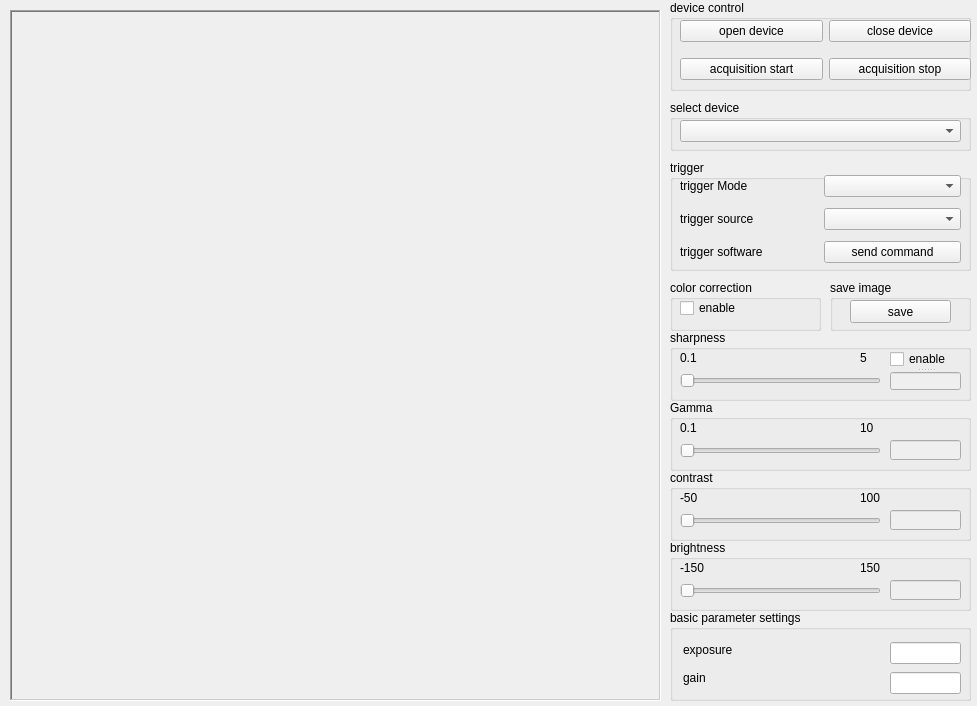
<?xml version="1.0" encoding="UTF-8"?>
<ui version="4.0">
 <class>ImageProcessDlg</class>
 <widget class="QWidget" name="ImageProcessDlg">
  <property name="geometry">
   <rect>
    <x>0</x>
    <y>0</y>
    <width>977</width>
    <height>706</height>
   </rect>
  </property>
  <property name="windowTitle">
   <string>ImageProcess</string>
  </property>
  <property name="styleSheet">
   <string notr="true"/>
  </property>
  <widget class="QGroupBox" name="groupBox">
   <property name="geometry">
    <rect>
     <x>670</x>
     <y>0</y>
     <width>301</width>
     <height>91</height>
    </rect>
   </property>
   <property name="title">
    <string>device control</string>
   </property>
   <widget class="QWidget" name="layoutWidget">
    <property name="geometry">
     <rect>
      <x>10</x>
      <y>10</y>
      <width>291</width>
      <height>81</height>
     </rect>
    </property>
    <layout class="QGridLayout" name="gridLayout">
     <item row="0" column="0">
      <widget class="QPushButton" name="open_device_btn">
       <property name="text">
        <string>open device</string>
       </property>
      </widget>
     </item>
     <item row="0" column="1">
      <widget class="QPushButton" name="close_device_btn">
       <property name="text">
        <string>close device</string>
       </property>
      </widget>
     </item>
     <item row="1" column="0">
      <widget class="QPushButton" name="acquisition_start_btn">
       <property name="text">
        <string>acquisition start</string>
       </property>
      </widget>
     </item>
     <item row="1" column="1">
      <widget class="QPushButton" name="acquisition_stop_btn">
       <property name="text">
        <string>acquisition stop</string>
       </property>
      </widget>
     </item>
    </layout>
   </widget>
  </widget>
  <widget class="QGroupBox" name="groupBox_2">
   <property name="geometry">
    <rect>
     <x>670</x>
     <y>100</y>
     <width>301</width>
     <height>51</height>
    </rect>
   </property>
   <property name="title">
    <string>select device</string>
   </property>
   <widget class="QComboBox" name="device_list_box">
    <property name="geometry">
     <rect>
      <x>10</x>
      <y>20</y>
      <width>281</width>
      <height>22</height>
     </rect>
    </property>
   </widget>
  </widget>
  <widget class="QGroupBox" name="groupBox_3">
   <property name="geometry">
    <rect>
     <x>670</x>
     <y>160</y>
     <width>301</width>
     <height>111</height>
    </rect>
   </property>
   <property name="title">
    <string>trigger</string>
   </property>
   <widget class="QWidget" name="layoutWidget">
    <property name="geometry">
     <rect>
      <x>10</x>
      <y>10</y>
      <width>281</width>
      <height>99</height>
     </rect>
    </property>
    <layout class="QGridLayout" name="gridLayout_2">
     <item row="0" column="0">
      <layout class="QHBoxLayout" name="horizontalLayout">
       <item>
        <widget class="QLabel" name="label">
         <property name="text">
          <string>trigger Mode</string>
         </property>
        </widget>
       </item>
       <item>
        <widget class="QComboBox" name="trigger_mode_box"/>
       </item>
      </layout>
     </item>
     <item row="2" column="0">
      <layout class="QHBoxLayout" name="horizontalLayout_2">
       <item>
        <widget class="QLabel" name="label_2">
         <property name="text">
          <string>trigger software</string>
         </property>
        </widget>
       </item>
       <item>
        <widget class="QPushButton" name="trigger_software_btn">
         <property name="text">
          <string>send command</string>
         </property>
        </widget>
       </item>
      </layout>
     </item>
     <item row="1" column="0">
      <layout class="QHBoxLayout" name="horizontalLayout_3">
       <item>
        <widget class="QLabel" name="label_3">
         <property name="text">
          <string>trigger source</string>
         </property>
        </widget>
       </item>
       <item>
        <widget class="QComboBox" name="trigger_source_box"/>
       </item>
      </layout>
     </item>
    </layout>
   </widget>
  </widget>
  <widget class="QGroupBox" name="groupBox_4">
   <property name="geometry">
    <rect>
     <x>670</x>
     <y>280</y>
     <width>151</width>
     <height>51</height>
    </rect>
   </property>
   <property name="title">
    <string>color correction</string>
   </property>
   <widget class="QCheckBox" name="color_box">
    <property name="geometry">
     <rect>
      <x>10</x>
      <y>20</y>
      <width>91</width>
      <height>16</height>
     </rect>
    </property>
    <property name="text">
     <string>enable</string>
    </property>
   </widget>
  </widget>
  <widget class="QGroupBox" name="groupBox_5">
   <property name="geometry">
    <rect>
     <x>670</x>
     <y>330</y>
     <width>301</width>
     <height>71</height>
    </rect>
   </property>
   <property name="title">
    <string>sharpness</string>
   </property>
   <widget class="QSlider" name="sharpness_slider">
    <property name="geometry">
     <rect>
      <x>10</x>
      <y>40</y>
      <width>201</width>
      <height>22</height>
     </rect>
    </property>
    <property name="orientation">
     <enum>Qt::Horizontal</enum>
    </property>
   </widget>
   <widget class="QSplitter" name="splitter">
    <property name="geometry">
     <rect>
      <x>220</x>
      <y>20</y>
      <width>71</width>
      <height>41</height>
     </rect>
    </property>
    <property name="orientation">
     <enum>Qt::Vertical</enum>
    </property>
    <widget class="QCheckBox" name="sharpness_box">
     <property name="text">
      <string>enable</string>
     </property>
    </widget>
    <widget class="QLineEdit" name="sharpness_edit">
     <property name="enabled">
      <bool>false</bool>
     </property>
     <property name="dragEnabled">
      <bool>false</bool>
     </property>
     <property name="readOnly">
      <bool>true</bool>
     </property>
     <property name="clearButtonEnabled">
      <bool>false</bool>
     </property>
    </widget>
   </widget>
   <widget class="QLabel" name="label_6">
    <property name="geometry">
     <rect>
      <x>10</x>
      <y>20</y>
      <width>21</width>
      <height>16</height>
     </rect>
    </property>
    <property name="text">
     <string>0.1</string>
    </property>
   </widget>
   <widget class="QLabel" name="label_7">
    <property name="geometry">
     <rect>
      <x>190</x>
      <y>20</y>
      <width>16</width>
      <height>16</height>
     </rect>
    </property>
    <property name="text">
     <string>5</string>
    </property>
   </widget>
  </widget>
  <widget class="QGroupBox" name="groupBox_6">
   <property name="geometry">
    <rect>
     <x>670</x>
     <y>400</y>
     <width>301</width>
     <height>71</height>
    </rect>
   </property>
   <property name="title">
    <string>Gamma</string>
   </property>
   <widget class="QSlider" name="gamma_slider">
    <property name="geometry">
     <rect>
      <x>10</x>
      <y>40</y>
      <width>201</width>
      <height>22</height>
     </rect>
    </property>
    <property name="orientation">
     <enum>Qt::Horizontal</enum>
    </property>
   </widget>
   <widget class="QLineEdit" name="gamma_edit">
    <property name="enabled">
     <bool>false</bool>
    </property>
    <property name="geometry">
     <rect>
      <x>220</x>
      <y>40</y>
      <width>71</width>
      <height>20</height>
     </rect>
    </property>
    <property name="readOnly">
     <bool>true</bool>
    </property>
   </widget>
   <widget class="QLabel" name="label_8">
    <property name="geometry">
     <rect>
      <x>10</x>
      <y>20</y>
      <width>21</width>
      <height>16</height>
     </rect>
    </property>
    <property name="text">
     <string>0.1</string>
    </property>
   </widget>
   <widget class="QLabel" name="label_9">
    <property name="geometry">
     <rect>
      <x>190</x>
      <y>20</y>
      <width>16</width>
      <height>16</height>
     </rect>
    </property>
    <property name="text">
     <string>10</string>
    </property>
   </widget>
  </widget>
  <widget class="QGroupBox" name="objContrastBox">
   <property name="geometry">
    <rect>
     <x>670</x>
     <y>470</y>
     <width>301</width>
     <height>71</height>
    </rect>
   </property>
   <property name="title">
    <string>contrast</string>
   </property>
   <widget class="QSlider" name="contrast_slider">
    <property name="geometry">
     <rect>
      <x>10</x>
      <y>40</y>
      <width>201</width>
      <height>22</height>
     </rect>
    </property>
    <property name="orientation">
     <enum>Qt::Horizontal</enum>
    </property>
   </widget>
   <widget class="QLineEdit" name="contrast_edit">
    <property name="enabled">
     <bool>false</bool>
    </property>
    <property name="geometry">
     <rect>
      <x>220</x>
      <y>40</y>
      <width>71</width>
      <height>20</height>
     </rect>
    </property>
    <property name="readOnly">
     <bool>true</bool>
    </property>
   </widget>
   <widget class="QLabel" name="label_10">
    <property name="geometry">
     <rect>
      <x>10</x>
      <y>20</y>
      <width>31</width>
      <height>16</height>
     </rect>
    </property>
    <property name="text">
     <string>-50</string>
    </property>
   </widget>
   <widget class="QLabel" name="label_11">
    <property name="geometry">
     <rect>
      <x>190</x>
      <y>20</y>
      <width>31</width>
      <height>16</height>
     </rect>
    </property>
    <property name="text">
     <string>100</string>
    </property>
   </widget>
  </widget>
  <widget class="QGroupBox" name="groupBox_8">
   <property name="geometry">
    <rect>
     <x>670</x>
     <y>540</y>
     <width>301</width>
     <height>71</height>
    </rect>
   </property>
   <property name="title">
    <string>brightness</string>
   </property>
   <widget class="QSlider" name="lightness_slider">
    <property name="geometry">
     <rect>
      <x>10</x>
      <y>40</y>
      <width>201</width>
      <height>22</height>
     </rect>
    </property>
    <property name="orientation">
     <enum>Qt::Horizontal</enum>
    </property>
   </widget>
   <widget class="QLineEdit" name="lightness_edit">
    <property name="enabled">
     <bool>false</bool>
    </property>
    <property name="geometry">
     <rect>
      <x>220</x>
      <y>40</y>
      <width>71</width>
      <height>20</height>
     </rect>
    </property>
    <property name="readOnly">
     <bool>true</bool>
    </property>
   </widget>
   <widget class="QLabel" name="label_12">
    <property name="geometry">
     <rect>
      <x>10</x>
      <y>20</y>
      <width>31</width>
      <height>16</height>
     </rect>
    </property>
    <property name="text">
     <string>-150</string>
    </property>
   </widget>
   <widget class="QLabel" name="label_13">
    <property name="geometry">
     <rect>
      <x>190</x>
      <y>20</y>
      <width>31</width>
      <height>16</height>
     </rect>
    </property>
    <property name="text">
     <string>150</string>
    </property>
   </widget>
  </widget>
  <widget class="QGroupBox" name="groupBox_9">
   <property name="geometry">
    <rect>
     <x>670</x>
     <y>610</y>
     <width>301</width>
     <height>91</height>
    </rect>
   </property>
   <property name="title">
    <string>basic parameter settings</string>
   </property>
   <widget class="QWidget" name="layoutWidget">
    <property name="geometry">
     <rect>
      <x>220</x>
      <y>30</y>
      <width>71</width>
      <height>57</height>
     </rect>
    </property>
    <layout class="QVBoxLayout" name="verticalLayout_2">
     <item>
      <widget class="QLineEdit" name="exposure_time_edit"/>
     </item>
     <item>
      <widget class="QLineEdit" name="gain_edit"/>
     </item>
    </layout>
   </widget>
   <widget class="QLabel" name="label_4">
    <property name="geometry">
     <rect>
      <x>13</x>
      <y>32</y>
      <width>71</width>
      <height>16</height>
     </rect>
    </property>
    <property name="text">
     <string>exposure</string>
    </property>
   </widget>
   <widget class="QLabel" name="exposure_range">
    <property name="geometry">
     <rect>
      <x>90</x>
      <y>32</y>
      <width>111</width>
      <height>16</height>
     </rect>
    </property>
    <property name="text">
     <string/>
    </property>
   </widget>
   <widget class="QLabel" name="label_5">
    <property name="geometry">
     <rect>
      <x>13</x>
      <y>60</y>
      <width>51</width>
      <height>16</height>
     </rect>
    </property>
    <property name="text">
     <string>gain</string>
    </property>
   </widget>
   <widget class="QLabel" name="gain_range">
    <property name="geometry">
     <rect>
      <x>90</x>
      <y>60</y>
      <width>111</width>
      <height>16</height>
     </rect>
    </property>
    <property name="text">
     <string/>
    </property>
   </widget>
  </widget>
  <widget class="QLabel" name="show_image">
   <property name="geometry">
    <rect>
     <x>10</x>
     <y>10</y>
     <width>651</width>
     <height>691</height>
    </rect>
   </property>
   <property name="styleSheet">
    <string notr="true"/>
   </property>
   <property name="frameShape">
    <enum>QFrame::WinPanel</enum>
   </property>
   <property name="frameShadow">
    <enum>QFrame::Sunken</enum>
   </property>
   <property name="text">
    <string/>
   </property>
  </widget>
  <widget class="QGroupBox" name="groupBox_10">
   <property name="geometry">
    <rect>
     <x>830</x>
     <y>280</y>
     <width>141</width>
     <height>51</height>
    </rect>
   </property>
   <property name="title">
    <string>save image</string>
   </property>
   <widget class="QPushButton" name="save_img_btn">
    <property name="geometry">
     <rect>
      <x>20</x>
      <y>20</y>
      <width>101</width>
      <height>23</height>
     </rect>
    </property>
    <property name="text">
     <string>save</string>
    </property>
   </widget>
  </widget>
 </widget>
 <resources/>
 <connections/>
</ui>
